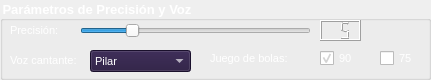
   <widget class="QGroupBox" name="groupBox">
    <property name="geometry">
     <rect>
      <x>410</x>
      <y>10</y>
      <width>431</width>
      <height>80</height>
     </rect>
    </property>
    <property name="font">
     <font>
      <pointsize>10</pointsize>
      <weight>75</weight>
      <bold>true</bold>
     </font>
    </property>
    <property name="styleSheet">
     <string notr="true">color: white</string>
    </property>
    <property name="title">
     <string>Parámetros de Precisión y Voz</string>
    </property>
    <widget class="QLabel" name="label_3">
     <property name="geometry">
      <rect>
       <x>10</x>
       <y>20</y>
       <width>61</width>
       <height>20</height>
      </rect>
     </property>
     <property name="font">
      <font>
       <pointsize>8</pointsize>
       <weight>50</weight>
       <bold>false</bold>
      </font>
     </property>
     <property name="text">
      <string>Precisión:</string>
     </property>
    </widget>
    <widget class="QLabel" name="label_9">
     <property name="geometry">
      <rect>
       <x>10</x>
       <y>50</y>
       <width>91</width>
       <height>21</height>
      </rect>
     </property>
     <property name="font">
      <font>
       <pointsize>8</pointsize>
       <weight>50</weight>
       <bold>false</bold>
      </font>
     </property>
     <property name="text">
      <string>Voz cantante:</string>
     </property>
    </widget>
    <widget class="QComboBox" name="cbx_voces">
     <property name="geometry">
      <rect>
       <x>90</x>
       <y>50</y>
       <width>101</width>
       <height>22</height>
      </rect>
     </property>
     <property name="font">
      <font>
       <pointsize>8</pointsize>
       <weight>50</weight>
       <bold>false</bold>
      </font>
     </property>
     <property name="styleSheet">
      <string notr="true">background-color: rgb(37, 22, 61);</string>
     </property>
     <item>
      <property name="text">
       <string>Pilar</string>
      </property>
     </item>
     <item>
      <property name="text">
       <string>Coke</string>
      </property>
     </item>
    </widget>
    <widget class="QSlider" name="horizontalSlider">
     <property name="geometry">
      <rect>
       <x>80</x>
       <y>20</y>
       <width>231</width>
       <height>21</height>
      </rect>
     </property>
     <property name="styleSheet">
      <string notr="true">QSlider::handle:hover {
    background-color: yellow;
}</string>
     </property>
     <property name="minimum">
      <number>1</number>
     </property>
     <property name="maximum">
      <number>20</number>
     </property>
     <property name="pageStep">
      <number>1</number>
     </property>
     <property name="value">
      <number>5</number>
     </property>
     <property name="orientation">
      <enum>Qt::Horizontal</enum>
     </property>
    </widget>
    <widget class="QLCDNumber" name="lcdNumber">
     <property name="geometry">
      <rect>
       <x>320</x>
       <y>20</y>
       <width>41</width>
       <height>21</height>
      </rect>
     </property>
     <property name="font">
      <font>
       <pointsize>8</pointsize>
       <weight>75</weight>
       <bold>true</bold>
      </font>
     </property>
     <property name="digitCount">
      <number>2</number>
     </property>
     <property name="intValue" stdset="0">
      <number>5</number>
     </property>
    </widget>
    <widget class="QLabel" name="label">
     <property name="geometry">
      <rect>
       <x>210</x>
       <y>50</y>
       <width>87</width>
       <height>16</height>
      </rect>
     </property>
     <property name="font">
      <font>
       <pointsize>8</pointsize>
       <weight>50</weight>
       <bold>false</bold>
      </font>
     </property>
     <property name="text">
      <string>Juego de bolas:</string>
     </property>
    </widget>
    <widget class="QCheckBox" name="checkBox90">
     <property name="geometry">
      <rect>
       <x>320</x>
       <y>50</y>
       <width>37</width>
       <height>17</height>
      </rect>
     </property>
     <property name="font">
      <font>
       <pointsize>8</pointsize>
       <weight>50</weight>
       <bold>false</bold>
      </font>
     </property>
     <property name="text">
      <string>90</string>
     </property>
     <property name="checked">
      <bool>true</bool>
     </property>
    </widget>
    <widget class="QCheckBox" name="checkBox75">
     <property name="geometry">
      <rect>
       <x>380</x>
       <y>50</y>
       <width>37</width>
       <height>17</height>
      </rect>
     </property>
     <property name="font">
      <font>
       <pointsize>8</pointsize>
       <weight>50</weight>
       <bold>false</bold>
      </font>
     </property>
     <property name="text">
      <string>75</string>
     </property>
    </widget>
   </widget>
